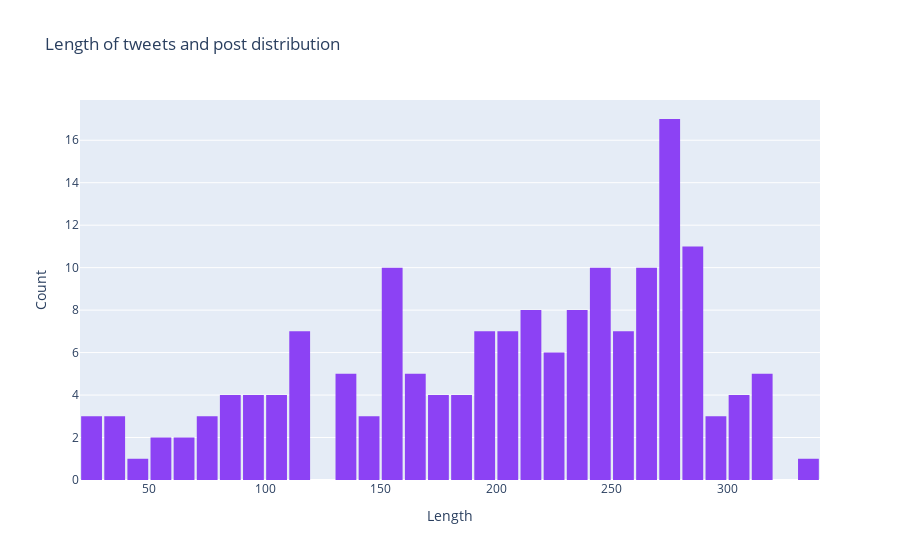

Notebook code for this chart:
### Markdown cell above
Distribution of tweet length:

### Code cell
data = [go.Histogram(x=lens, xbins=dict(start=0, end=8000, size=10), marker=dict(color='#8c42f4'))]
layout = go.Layout(
                  title='Length of tweets and post distribution',                  
                  xaxis=dict(title='Length'),
                  yaxis=dict(title='Count'),
                  bargap=0.1)
fig = go.Figure(data=data, layout=layout)
py.iplot(fig, filename='length histogram')

### Figure 1 — Plotly figure (JSON) as saved in the notebook; plotly's stock layout.template omitted (floating-point values rounded to 4 significant figures; data arrays with more than 128 entries replaced by an {"elided": "..."} marker saying what was removed)
{"data": [{"marker": {"color": "#8c42f4"}, "type": "histogram", "x": {"elided": "168 int values"}, "xbins": {"end": 8000, "size": 10, "start": 0}}], "layout": {"bargap": 0.1, "title": {"text": "Length of tweets and post distribution"}, "xaxis": {"title": {"text": "Length"}}, "yaxis": {"title": {"text": "Count"}}}}
